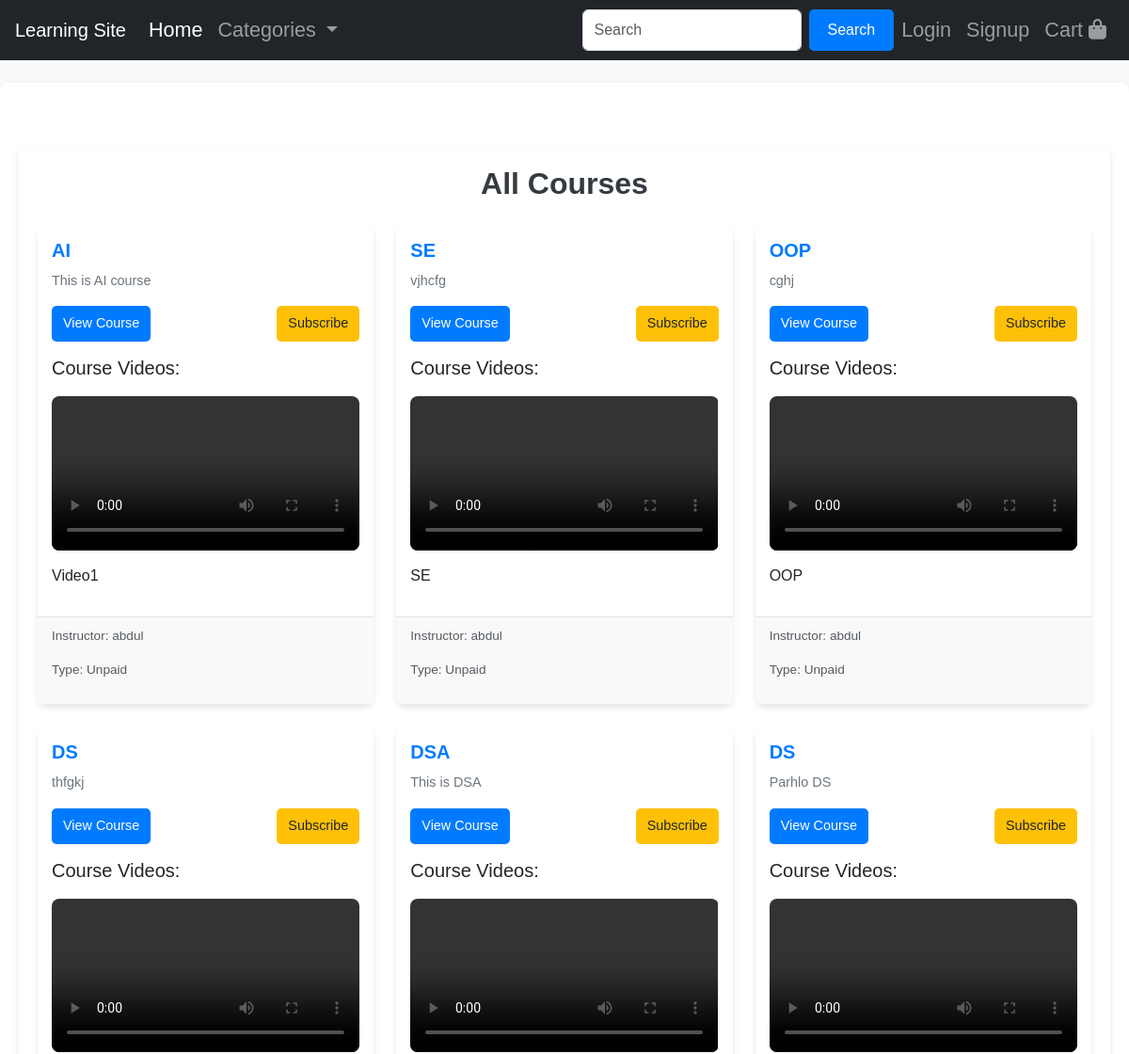
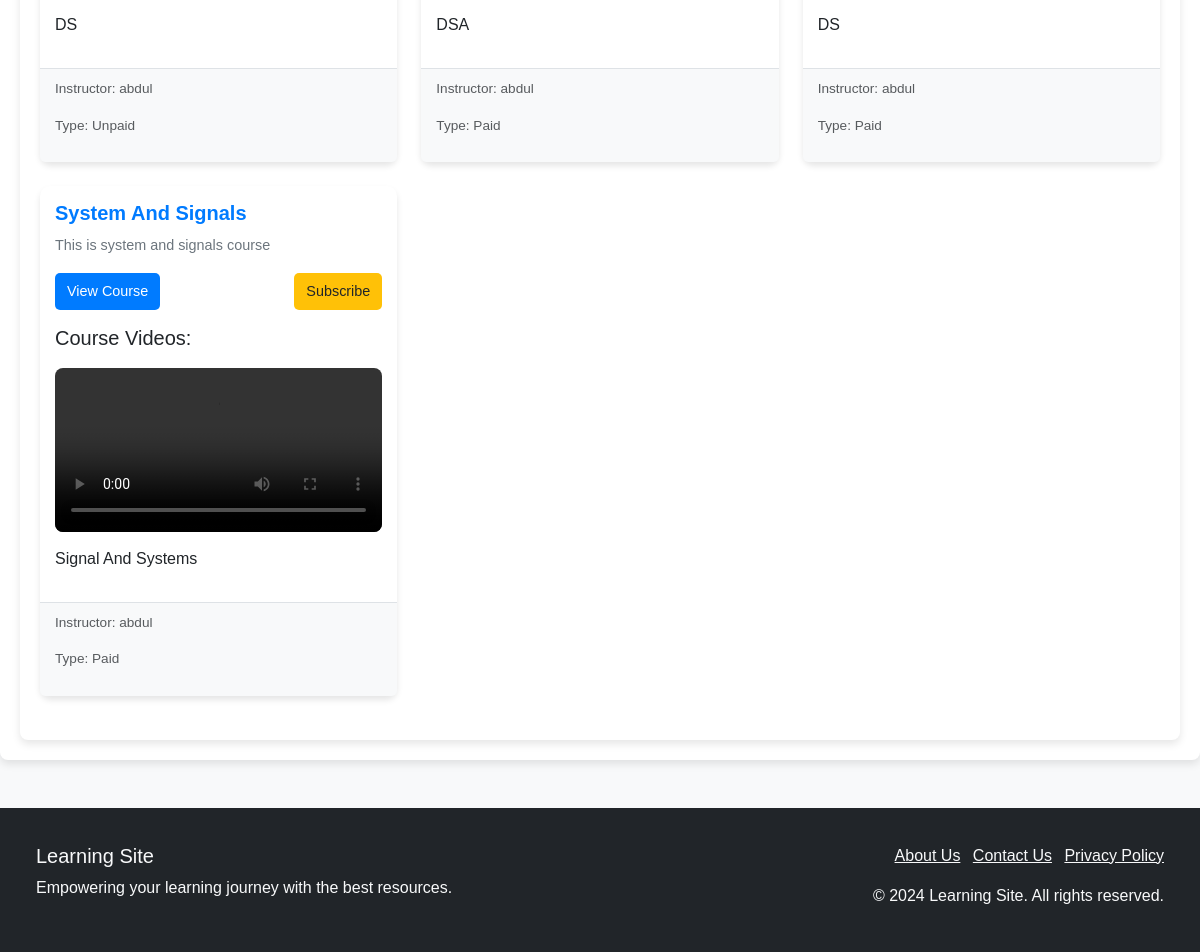
The page / on the database its author committed (2 pictures, top to bottom).
### course_instructor/models.py (models this page shows, shortened)
class Course(models.Model):
    COURSE_TYPE_CHOICES = [
        ('paid', 'Paid'),
        ('unpaid', 'Unpaid'),
    ]
    title = models.CharField(max_length=255)
    description = models.TextField()
    duration = models.DurationField(default=timedelta(days=30))
    instructor = models.ForeignKey(Profile, on_delete=models.CASCADE, related_name='courses_taught')
    course_type = models.CharField(max_length=10, choices=COURSE_TYPE_CHOICES, default='unpaid')
    created_at = models.DateTimeField(auto_now_add=True)
    updated_at = models.DateTimeField(auto_now=True)

class CourseContent(models.Model):
    course = models.ForeignKey(Course, related_name='contents', on_delete=models.CASCADE)
    title = models.CharField(max_length=255)
    video = models.FileField(upload_to='course_videos/', max_length=255)
    content_type = models.CharField(max_length=100, choices=[('video', 'Video'), ('pdf', 'PDF'), ('text', 'Text')])
    order = models.IntegerField()
    additional_resources = models.FileField(upload_to='resources/', null=True, blank=True)
    is_first_video = models.BooleanField(default=False)

### main/models.py (models this page shows, shortened)
class Profile(models.Model):
    user = models.OneToOneField(User, on_delete=models.CASCADE)
    bio = models.TextField(blank=True, null=True)  # Short biography or description of the user
    profile_picture = models.ImageField(upload_to='profile_pics/', blank=True, null=True)  # Optional profile picture
    is_student = models.BooleanField(default=False)  # Indicates if the user is a student
    is_instructor = models.BooleanField(default=False)  # Indicates if the user is an instructor
    instructor_bio = models.TextField(blank=True, null=True)  # Detailed bio for instructors
    expertise = models.CharField(max_length=255, blank=True, null=True)  # Area of expertise (e.g., subject or field)
    created_at = models.DateTimeField(auto_now_add=True)  # Automatically set when the profile is created
    updated_at = models.DateTimeField(auto_now=True)  # Automatically updated when the profile is modified

### main/views.py (the view)
# urls.py: path("",views.main_page,name='main'),
def main_page(request):
    courses = Course.objects.all()  # You can filter this as per your requirements
    return render(request, 'main_page.html', {'courses': courses})

### template/main_page.html (shortened to what this page needs)
{% extends "layout.html" %}
{% load static %}
{% block content %}
<main class="container mt-5">
  <h1 class="mb-4 text-center">
    {% if selected_type == 'paid' %}
      Paid Courses
    {% elif selected_type == 'unpaid' %}
      Unpaid Courses
    {% else %}
      All Courses
    {% endif %}
  </h1>
  <div class="row">
    {% for course in courses %}
    <div class="col-md-4 mb-4">
      <div class="card h-100">
        <div class="card-body">
          <h3 class="card-title">{{ course.title }}</h3>
          <p class="card-text">{{ course.description|truncatewords:20 }}</p>
          <div class="d-flex justify-content-between mb-3">
            <a href="{% url 'course_detail' course.id %}" class="btn btn-primary btn-sm">View Course</a>
            <a href="{% url 'subscribe' course.title course.course_type %}" class="btn btn-warning btn-sm">Subscribe</a>
          </div>
          <h5>Course Videos:</h5>
          {% with course.contents.all|default_if_none:""|slice:":1" as first_video %}
          {% if first_video %}
          <div>
            <video width="100%" controls>
              <source src="{{ first_video.0.video.url }}" type="video/mp4">
            </video>
            <p class="mt-2">{{ first_video.0.title }}</p>
          </div>
          {% endif %}
          {% endwith %}
        </div>
        <div class="card-footer text-muted">
          <p>Instructor: {{ course.instructor.user.username }}</p>
          <p>Type: {{ course.get_course_type_display }}</p>
        </div>
      </div>
    </div>
    {% empty %}
    <p class="text-center col-12">No courses available in this category.</p>
    {% endfor %}
  </div>
</main>
{% endblock %}

### static/style.css (style rules this page uses)
.container { max-width: 100% !important; }
body { display: flex; flex-direction: column; min-height: 100vh; margin: 0; }
.container { max-width: 800px; margin: 0 auto; padding: 20px; }
body { font-family: 'Arial', sans-serif; background-color: #f8f9fa; margin: 0; padding: 0; }
main.container { max-width: 1200px; margin: auto; background: #fff; padding: 20px; border-radius: 8px; box-shadow: 0 4px 8px rgba(0, 0, 0, 0.1); }
h1 { font-size: 2rem; font-weight: bold; color: #343a40; }
.card { border: none; border-radius: 10px; box-shadow: 0 4px 6px rgba(0, 0, 0, 0.1); transition: transform 0.2s ease-in-out, box-shadow 0.2s ease-in-out; }
.card-body { padding: 15px; }
.card-title { font-size: 1.25rem; font-weight: bold; color: #007bff; margin-bottom: 10px; }
.card-text { font-size: 0.9rem; color: #6c757d; }
video { border-radius: 8px; margin-top: 10px; }
.btn { font-size: 0.9rem; padding: 8px 12px; border-radius: 5px; transition: background-color 0.2s ease-in-out, color 0.2s ease-in-out; }
.btn-primary { background-color: #007bff; color: white; border: none; }
.btn-warning { background-color: #ffc107; color: #212529; border: none; }
.card-footer { background-color: #f8f9fa; font-size: 0.85rem; color: #6c757d; padding: 10px 15px; border-top: 1px solid #dee2e6; border-radius: 0 0 10px 10px; }

### rows shown on the page
Course: title "AI", description "This is AI course", instructor.user.username "abdul", course_type "Unpaid"
CourseContent: title "Video1"
Course: title "SE", description "vjhcfg", instructor.user.username "abdul", course_type "Unpaid"
CourseContent: title "SE"
Course: title "OOP", description "cghj", instructor.user.username "abdul", course_type "Unpaid"
CourseContent: title "OOP"
Course: title "DS", description "thfgkj", instructor.user.username "abdul", course_type "Unpaid"
CourseContent: title "DS"
Course: title "DSA", description "This is DSA", instructor.user.username "abdul", course_type "Paid"
CourseContent: title "DSA"
Course: title "DS", description "Parhlo DS", instructor.user.username "abdul", course_type "Paid"
CourseContent: title "DS"
Course: title "System And Signals", description "This is system and signals course", instructor.user.username "abdul", course_type "Paid"
CourseContent: title "Signal And Systems"
